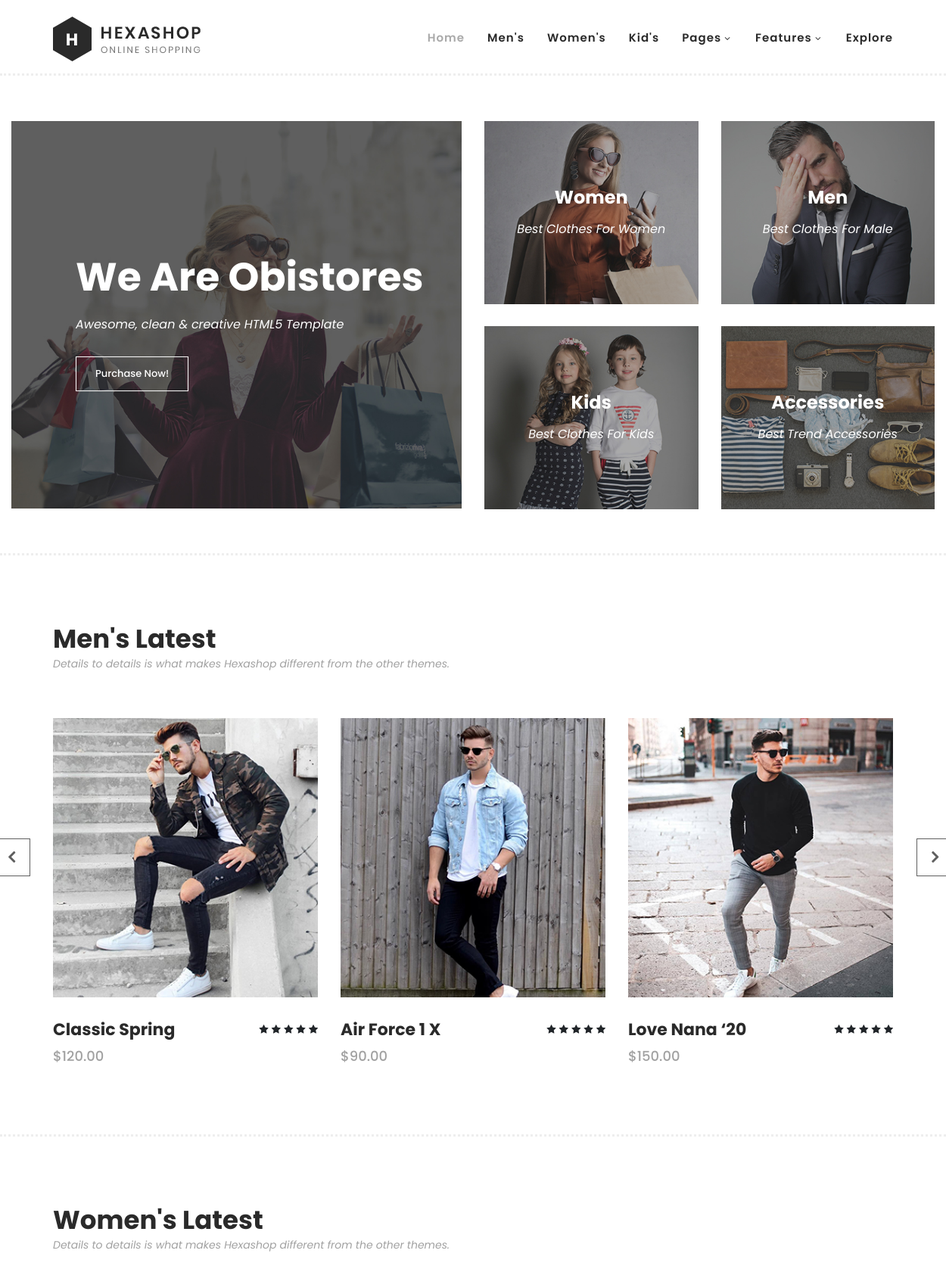
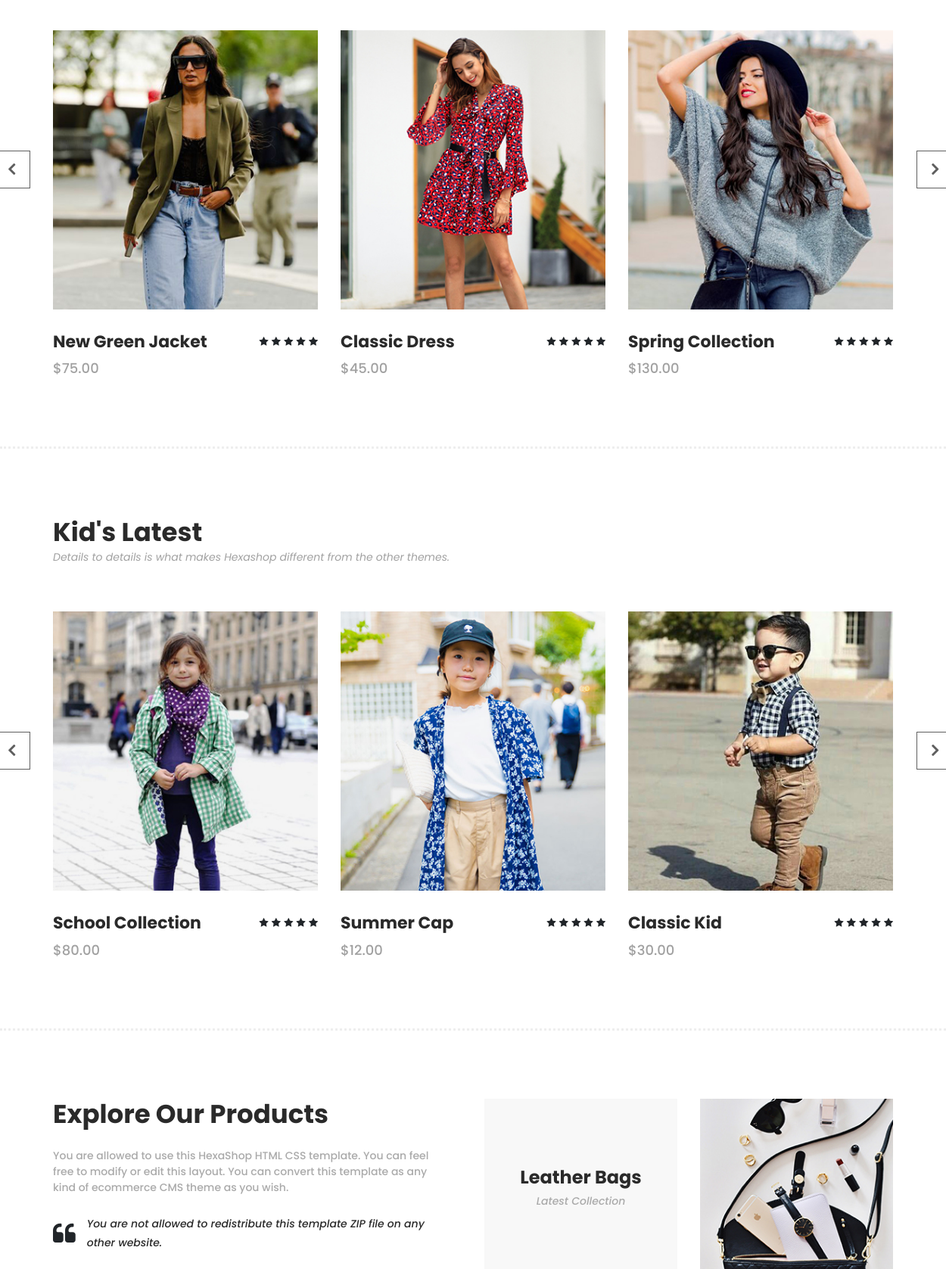
The page / (upper part) on the database its author committed (2 pictures, top to bottom).
### ecommerce/models.py (models this page shows, shortened)
class Category(models.Model):
    name = models.CharField(max_length=100)
    description = models.TextField(blank=True)
    image = models.ImageField(upload_to="category_images")
    class Meta:
        verbose_name_plural = 'Categories'

### ecommerce/views.py (the view)
# urls.py: path('', views.home_page, name="home"),
def home_page(request):
    all_categories = Category.objects.all()
    context = {
        "all_categories": all_categories
    }
    return render(request, "index.html", context)

### templates/index.html (shortened to what this page needs)
{% load static %}
<!DOCTYPE html>
<html lang="en">
  <head>
    <link rel="stylesheet" type="text/css" href="{% static 'assets/css/bootstrap.min.css' %}">
    <link rel="stylesheet" type="text/css" href="{% static 'assets/css/font-awesome.css' %}">
    <link rel="stylesheet" href="{% static 'assets/css/templatemo-hexashop.css' %}">
    <link rel="stylesheet" href="{% static 'assets/css/owl-carousel.css' %}">
    <link rel="stylesheet" href="{% static 'assets/css/lightbox.css' %}">
    </head>
    <body>
    <header class="header-area header-sticky">
        <div class="container">
            <div class="row">
                <div class="col-12">
                    <nav class="main-nav">
                        <a href="{% url 'home' %}" class="logo">
                            <img src="{% static 'assets/images/logo.png' %}">
                        </a>
                        <ul class="nav">
                            <li class="scroll-to-section"><a href="{% url 'home' %}" class="active">Home</a></li>
                            <li class="scroll-to-section"><a href="#men">Men's</a></li>
                            <li class="scroll-to-section"><a href="#women">Women's</a></li>
                            <li class="scroll-to-section"><a href="#kids">Kid's</a></li>
                            <li class="submenu">
                                <a href="javascript:;">Pages</a>
                            </li>
                            <li class="submenu">
                                <a href="javascript:;">Features</a>
                            </li>
                            <li class="scroll-to-section"><a href="#explore">Explore</a></li>
                        </ul>
                    </nav>
                </div>
            </div>
        </div>
    </header>
    <div class="main-banner" id="top">
        <div class="container-fluid">
            <div class="row">
                <div class="col-lg-6">
                    <div class="left-content">
                        <div class="thumb">
                            <div class="inner-content">
                                <h4>We Are Obistores</h4>
                                <span>Awesome, clean &amp; creative HTML5 Template</span>
                                <div class="main-border-button">
                                    <a href="#">Purchase Now!</a>
                                </div>
                            </div>
                            <img src="{% static 'assets/images/left-banner-image.jpg' %}" alt="">
                        </div>
                    </div>
                </div>
                <div class="col-lg-6">
                    <div class="right-content">
                        <div class="row">
                            {% for category in all_categories %}
                            <div class="col-lg-6">
                                <div class="right-first-image">
                                    <div class="thumb">
                                        <div class="inner-content">
                                            <h4>{{ category.name }}</h4>
                                            <span>{{ category.description }}</span>
                                        </div>
                                        <img src="{{ category.image.url }}">
                                    </div>
                                </div>
                            </div>
                            {% endfor %}
                        </div>
                    </div>
                </div>
            </div>
        </div>
    </div>
    <section class="section" id="men">
        <div class="container">
            <div class="row">
                <div class="col-lg-6">
                    <div class="section-heading">
                        <h2>Men's Latest</h2>
                        <span>Details to details is what makes Hexashop different from the other themes.</span>
                    </div>
                </div>
            </div>
        </div>
        <div class="container">
            <div class="row">
                <div class="col-lg-12">
                    <div class="men-item-carousel">
                        <div class="owl-men-item owl-carousel">
                            <div class="item">
                                <div class="thumb">
                                    <img src="{% static 'assets/images/men-01.jpg' %}" alt="">
                                </div>
                                <div class="down-content">
                                    <h4>Classic Spring</h4>
                                    <span>$120.00</span>
                                    <ul class="stars">
                                        <li><i class="fa fa-star"></i></li>
                                        <li><i class="fa fa-star"></i></li>
                                        <li><i class="fa fa-star"></i></li>
                                        <li><i class="fa fa-star"></i></li>
                                        <li><i class="fa fa-star"></i></li>
                                    </ul>
                                </div>
                            </div>
                            <div class="item">
                                <div class="thumb">
                                    <img src="{% static 'assets/images/men-02.jpg' %}" alt="">
                                </div>
                                <div class="down-content">
                                    <h4>Air Force 1 X</h4>
                                    <span>$90.00</span>
                                    <ul class="stars">
                                        <li><i class="fa fa-star"></i></li>
                                        <li><i class="fa fa-star"></i></li>
                                        <li><i class="fa fa-star"></i></li>
                                        <li><i class="fa fa-star"></i></li>
                                        <li><i class="fa fa-star"></i></li>
                                    </ul>
                                </div>
                            </div>
                            <div class="item">
                                <div class="thumb">
                                    <img src="{% static 'assets/images/men-03.jpg' %}" alt="">
                                </div>
                                <div class="down-content">
                                    <h4>Love Nana ‘20</h4>
                                    <span>$150.00</span>
                                    <ul class="stars">
                                        <li><i class="fa fa-star"></i></li>
                                        <li><i class="fa fa-star"></i></li>
                                        <li><i class="fa fa-star"></i></li>
                                        <li><i class="fa fa-star"></i></li>
                                        <li><i class="fa fa-star"></i></li>
                                    </ul>
                                </div>
                            </div>
                        </div>
                    </div>
                </div>
            </div>
        </div>
    </section>
    <section class="section" id="women">
        <div class="container">
            <div class="row">
                <div class="col-lg-6">
                    <div class="section-heading">
                        <h2>Women's Latest</h2>
                        <span>Details to details is what makes Hexashop different from the other themes.</span>
                    </div>
                </div>
            </div>
        </div>
        <div class="container">
            <div class="row">
                <div class="col-lg-12">
                    <div class="women-item-carousel">
                        <div class="owl-women-item owl-carousel">
                            <div class="item">
                                <div class="thumb">
                                    <img src="{% static 'assets/images/women-01.jpg' %}" alt="">
                                </div>
                                <div class="down-content">
                                    <h4>New Green Jacket</h4>
                                    <span>$75.00</span>
                                    <ul class="stars">
                                        <li><i class="fa fa-star"></i></li>
                                        <li><i class="fa fa-star"></i></li>
                                        <li><i class="fa fa-star"></i></li>
                                        <li><i class="fa fa-star"></i></li>
                                        <li><i class="fa fa-star"></i></li>
                                    </ul>
                                </div>
                            </div>
                            <div class="item">
                                <div class="thumb">
                                    <img src="{% static 'assets/images/women-02.jpg' %}" alt="">
                                </div>
                                <div class="down-content">
                                    <h4>Classic Dress</h4>
                                    <span>$45.00</span>
                                    <ul class="stars">
                                        <li><i class="fa fa-star"></i></li>
                                        <li><i class="fa fa-star"></i></li>
                                        <li><i class="fa fa-star"></i></li>
                                        <li><i class="fa fa-star"></i></li>
                                        <li><i class="fa fa-star"></i></li>
                                    </ul>
                                </div>
                            </div>
                            <div class="item">
                                <div class="thumb">
                                    <img src="{% static 'assets/images/women-03.jpg' %}" alt="">
                                </div>
                                <div class="down-content">
                                    <h4>Spring Collection</h4>
                                    <span>$130.00</span>
                                    <ul class="stars">
                                        <li><i class="fa fa-star"></i></li>
                                        <li><i class="fa fa-star"></i></li>
                                        <li><i class="fa fa-star"></i></li>
                                        <li><i class="fa fa-star"></i></li>
                                        <li><i class="fa fa-star"></i></li>
                                    </ul>
                                </div>
                            </div>
                        </div>
                    </div>
                </div>
            </div>
        </div>
    </section>
    <section class="section" id="kids">
        <div class="container">
            <div class="row">
                <div class="col-lg-6">
                    <div class="section-heading">
                        <h2>Kid's Latest</h2>
                        <span>Details to details is what makes Hexashop different from the other themes.</span>
                    </div>
                </div>
            </div>
        </div>
        <div class="container">
            <div class="row">
                <div class="col-lg-12">
                    <div class="kid-item-carousel">
                        <div class="owl-kid-item owl-carousel">
                            <div class="item">
                                <div class="thumb">
                                    <img src="{% static 'assets/images/kid-01.jpg' %}" alt="">
                                </div>
                                <div class="down-content">
                                    <h4>School Collection</h4>
                                    <span>$80.00</span>
                                    <ul class="stars">
                                        <li><i class="fa fa-star"></i></li>
                                        <li><i class="fa fa-star"></i></li>
                                        <li><i class="fa fa-star"></i></li>
                                        <li><i class="fa fa-star"></i></li>
                                        <li><i class="fa fa-star"></i></li>
                                    </ul>
                                </div>
                            </div>
                            <div class="item">
                                <div class="thumb">
                                    <img src="{% static 'assets/images/kid-02.jpg' %}" alt="">
                                </div>
                                <div class="down-content">
                                    <h4>Summer Cap</h4>
                                    <span>$12.00</span>
                                    <ul class="stars">
                                        <li><i class="fa fa-star"></i></li>
                                        <li><i class="fa fa-star"></i></li>
                                        <li><i class="fa fa-star"></i></li>
                                        <li><i class="fa fa-star"></i></li>
                                        <li><i class="fa fa-star"></i></li>
                                    </ul>
                                </div>
                            </div>
                            <div class="item">
                                <div class="thumb">
                                    <img src="{% static 'assets/images/kid-03.jpg' %}" alt="">
                                </div>
                                <div class="down-content">
                                    <h4>Classic Kid</h4>
                                    <span>$30.00</span>
                                    <ul class="stars">
                                        <li><i class="fa fa-star"></i></li>
                                        <li><i class="fa fa-star"></i></li>
                                        <li><i class="fa fa-star"></i></li>
                                        <li><i class="fa fa-star"></i></li>
                                        <li><i class="fa fa-star"></i></li>
                                    </ul>
                                </div>
                            </div>
                        </div>
                    </div>
                </div>
            </div>
        </div>
    </section>
    <section class="section" id="explore">
        <div class="container">
            <div class="row">
                <div class="col-lg-6">
                    <div class="left-content">
                        <h2>Explore Our Products</h2>
                        <span>You are allowed to use this HexaShop HTML CSS template. You can feel free to modify or edit this layout. You can convert this template as any kind of ecommerce CMS theme as you wish.</span>
                        <div class="quote">
                            <i class="fa fa-quote-left"></i><p>You are not allowed to redistribute this template ZIP file on any other website.</p>
                        </div>
                    </div>
                </div>
                <div class="col-lg-6">
                    <div class="right-content">
                        <div class="row">
                            <div class="col-lg-6">
                                <div class="leather">
                                    <h4>Leather Bags</h4>
                                    <span>Latest Collection</span>
                                </div>
                            </div>
                            <div class="col-lg-6">
                                <div class="first-image">
                                    <img src="{% static 'assets/images/explore-image-01.jpg' %}" alt="">
                                </div>
                            </div>
                        </div>
                    </div>
                </div>
            </div>
        </div>
    </section>
  </body>
</html>

### rows shown on the page
Category: name "Women", description "Best Clothes For Women", image (picture)
Category: name "Men", description "Best Clothes For Male", image (picture)
Category: name "Kids", description "Best Clothes For Kids", image (picture)
Category: name "Accessories", description "Best Trend Accessories", image (picture)
